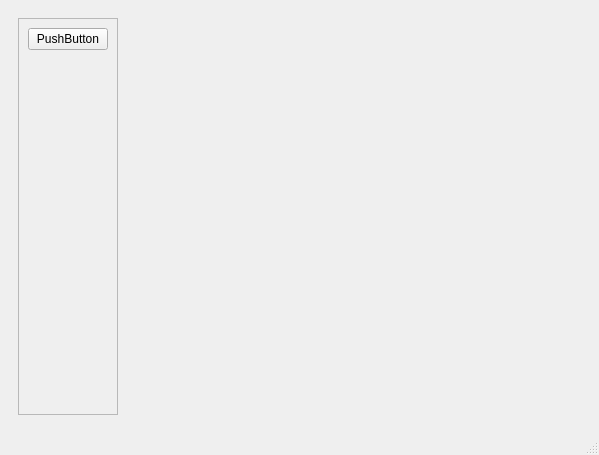
<?xml version="1.0" encoding="UTF-8"?>
<ui version="4.0">
 <class>MainWindow</class>
 <widget class="QMainWindow" name="MainWindow">
  <property name="geometry">
   <rect>
    <x>0</x>
    <y>0</y>
    <width>599</width>
    <height>455</height>
   </rect>
  </property>
  <property name="windowTitle">
   <string>MainWindow</string>
  </property>
  <widget class="QWidget" name="centralwidget">
   <layout class="QVBoxLayout" name="verticalLayout_3">
    <item>
     <widget class="QWidget" name="Contenaire" native="true">
      <layout class="QHBoxLayout" name="horizontalLayout">
       <item>
        <widget class="QFrame" name="frame">
         <property name="frameShape">
          <enum>QFrame::StyledPanel</enum>
         </property>
         <property name="frameShadow">
          <enum>QFrame::Raised</enum>
         </property>
         <layout class="QVBoxLayout" name="verticalLayout">
          <item alignment="Qt::AlignLeft|Qt::AlignTop">
           <widget class="QPushButton" name="pushButton">
            <property name="text">
             <string>PushButton</string>
            </property>
           </widget>
          </item>
         </layout>
        </widget>
       </item>
       <item>
        <widget class="QStackedWidget" name="stackedWidget">
         <widget class="QWidget" name="p1"/>
         <widget class="QWidget" name="page_2"/>
        </widget>
       </item>
      </layout>
     </widget>
    </item>
   </layout>
  </widget>
  <widget class="QMenuBar" name="menubar">
   <property name="geometry">
    <rect>
     <x>0</x>
     <y>0</y>
     <width>599</width>
     <height>22</height>
    </rect>
   </property>
  </widget>
  <widget class="QStatusBar" name="statusbar"/>
 </widget>
 <resources/>
 <connections/>
</ui>
